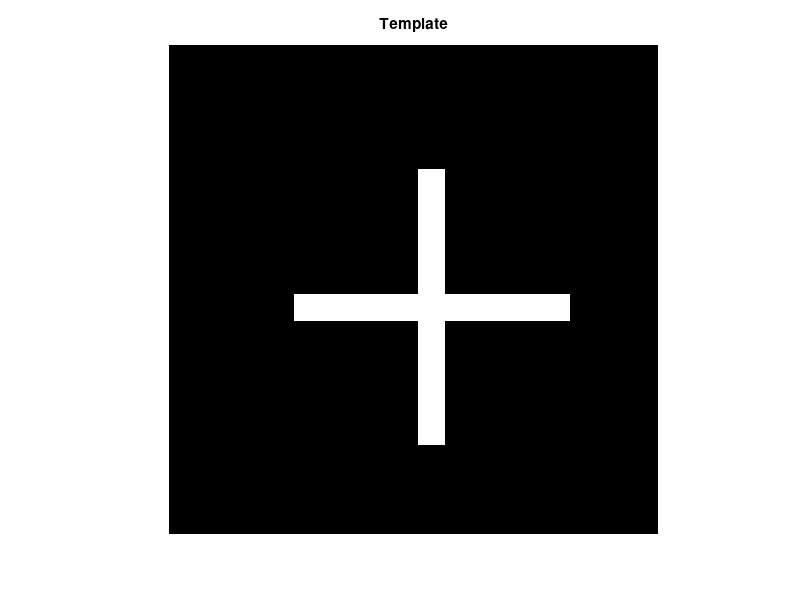
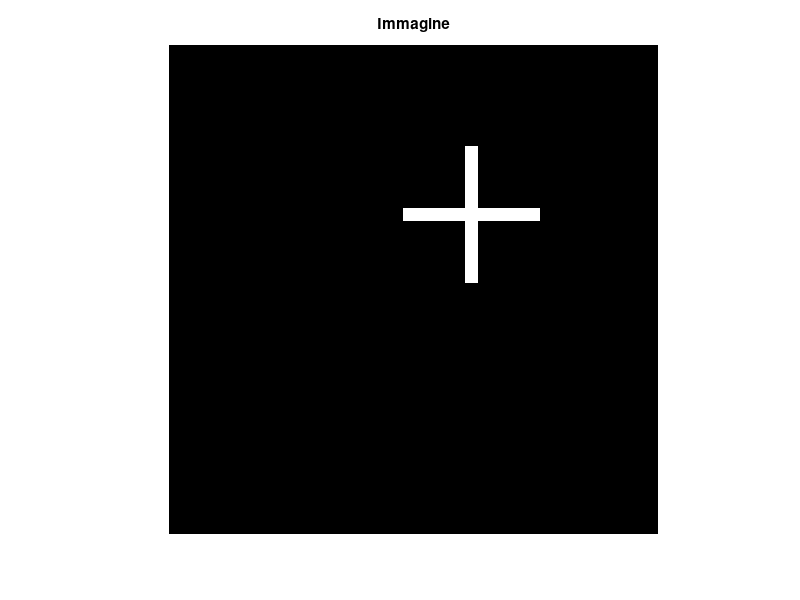

MATLAB code for these plots, in order: (Note: this script raises an error after producing the figures.)
% Corso di Elaborazione dei Segnali e Immagini
% Docente: Manuele Bicego 
% Docente Coordinatore: Marco Cristani
% Lezione 4: Esercizi principali 



%% Esempio 1 - Cross-correlazione 2D
% Controllate rispetto a quanto visto in teoria se tornano i conti: 
 
X1 =[1     2     5     2     5;
     3     4     5     4     2;
     5     2     3     2     2;
     2     3     2     4     2;
     3     4     2     2     3];
     
     
X2 =[3     3     2;
     2     3     4;
     4     5     4];
 
Corr = xcorr2(X1,X2);
size(Corr)
 

%% Esercizio 1
% Matching 2D
% Usare la cross correlazione 2D per trovare la posizione del template 
% nell'immagine
% In particolare si richiede di calcolare di quanto (righe-colonne) 
% il template è stato traslato rispetto all’angolo in alto a sinistra 
% dell’immagine
%
% Suggerimento: calcolare la cross correlazione (xcorr2) tra l'immagine 
% e il template (kernel), estrarre le coordinate del massimo e 
% recuperare la posizione del kernel
% 
% Controllare anche l'help della funzione xcorr2

clear all
close all

% Template: una croce
template = 0.2*ones(55);
template(29:31,15:45) = 0.6;
template(15:45,29:31) = 0.6;


% Immagine: si posiziona il template con un offset 
immagine = 0.2*ones(111);
offset = [10 40];
immagine(offset(1):offset(1)+size(template,1)-1,offset(2):offset(2)+size(template,2)-1) = template;

figure
imshow(template,[])
title('Template')

figure
imshow(immagine,[])
title('Immagine')

[row_template, col_template] = size(template);

result = xcorr2(immagine,template);
[M, I] = max(result, [], "all");
[row, col] = ind2sub(size(result), I);

offset_x = row - row_template + 1;
offset_y = col - col_template + 1;


disp("offset x: " +offset_x + " offset_y: " + offset_y)

%% Esercizio 2
% Implementazione manuale della cross-correlazione 2D
% Calcolare manualmente la cross correlazione 2D tra le 
% matrici X1 e X2. Confrontare con il risultato del comando matlab
% xcorr2(X1,X2)
%
% Suggerimento: usare la versione più ottimizzata:
% si fa zero padding della matrice immagine (la matrice più
% grande) e si fa scorrere il kernel
% 

clear all
close all

X1 =[1     2     5     2     5;
     3     4     5     4     2;
     5     2     3     2     2;
     2     3     2     4     2;
     3     4     2     2     3];
     
     
X2 =[3     3     2;
     2     3     4;
     4     5     4];

 
[R1, C1] = size(X1);
[R2, C2] = size(X2);

% zero padding
if R1 > R2
    result = zeros(R1 + R1 - R2, C1 + C1- C2);
    template = zeros(R1 + (R1-R2)*2,C1 + (C1 - C2)*2);
    template(R2:(R1 + R1 - R2), C2:(C1 + C1 - C2)) = X1;
    matrice = X2;
else
    result = zeros(R2 + R2 - R1, C2 + C2 - C1);
    template = zeros(R2 + (R2-R1)*2,C2 + (C2 - C1)*2);
    template(R1:(R2 + R2 - R1), C1:(C2 + C2 - C1)) = X2;
    matrice = X1;
end


[rows, cols] = size(result);

for i=1:rows
    for j=1:cols
        result(i,j) = sum(template(i:i+min([R1 R2]-1), j:j+min([C1 C2]-1)) .* matrice,"all");
    end
end

disp(result)

